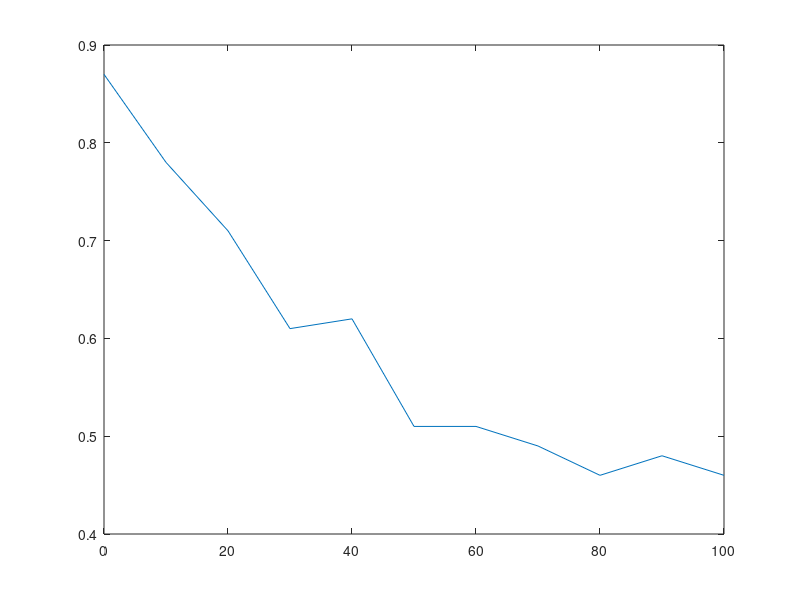
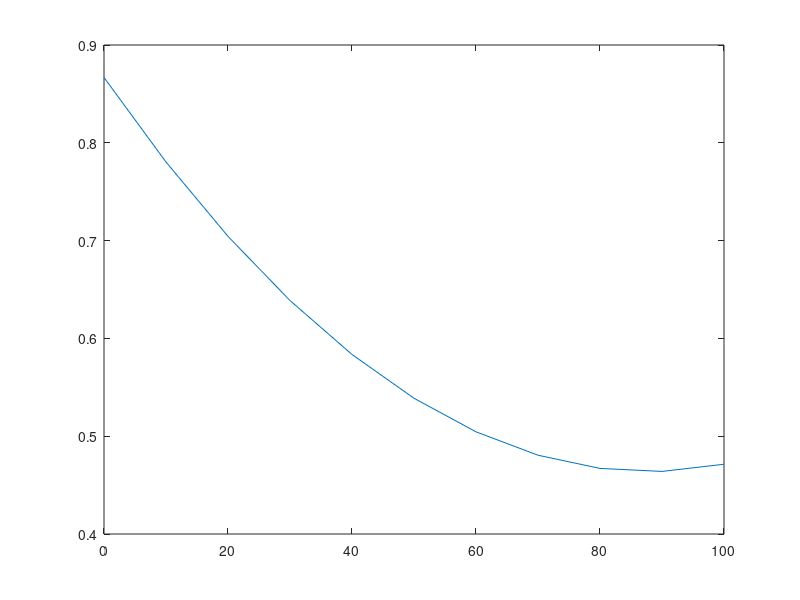

Here is the MATLAB script that generated these plots, in order:
%xn = [2.3 14.7 29.7 31.9 45.7 58.6];
%yn = [184 860 1345 1385 1360 965];
%N = 6;

xn = [0 10 20 30 40 50 60 70 80 90 100];
yn = [0.87 0.78 0.71 0.61 0.62 0.51 0.51 0.49 0.46 0.48 0.46];
N = 11;

figure;
plot(xn, yn);


X = [N          sum(xn)    sum(xn.^2);
     sum(xn)    sum(xn.^2) sum(xn.^3);
     sum(xn.^2) sum(xn.^3) sum(xn.^4)];
Y = [sum(yn);
     sum(yn.*xn);
     sum(yn.*xn.^2)];

A = X \ Y


c = A(1); % Terme constant
b = A(2); % Coefficient du terme linéaire
a = A(3); % Coefficient du terme quadratique
gxn = a .* (xn.^2) + b .* xn + c;

E = sum((gxn-yn).^2);

RMSE = sqrt((1/N)*E)

figure;
plot(xn, gxn);
